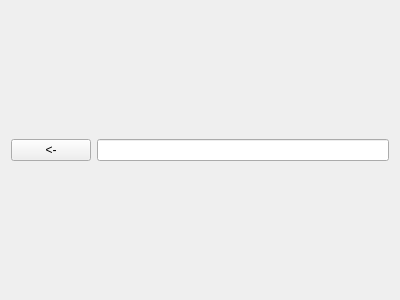
<?xml version="1.0" encoding="UTF-8"?>
<ui version="4.0">
 <class>DirectoryPathWidget</class>
 <widget class="QWidget" name="DirectoryPathWidget">
  <property name="geometry">
   <rect>
    <x>0</x>
    <y>0</y>
    <width>400</width>
    <height>300</height>
   </rect>
  </property>
  <property name="windowTitle">
   <string>Form</string>
  </property>
  <layout class="QHBoxLayout" name="horizontalLayout">
   <item>
    <widget class="QPushButton" name="goBackBtn">
     <property name="text">
      <string>&lt;-</string>
     </property>
    </widget>
   </item>
   <item>
    <widget class="DirectoryPathInput" name="directoryPathInput"/>
   </item>
  </layout>
 </widget>
 <customwidgets>
  <customwidget>
   <class>DirectoryPathInput</class>
   <extends>QLineEdit</extends>
   <header>DirectoryPathInput.h</header>
  </customwidget>
 </customwidgets>
 <resources/>
 <connections/>
</ui>
